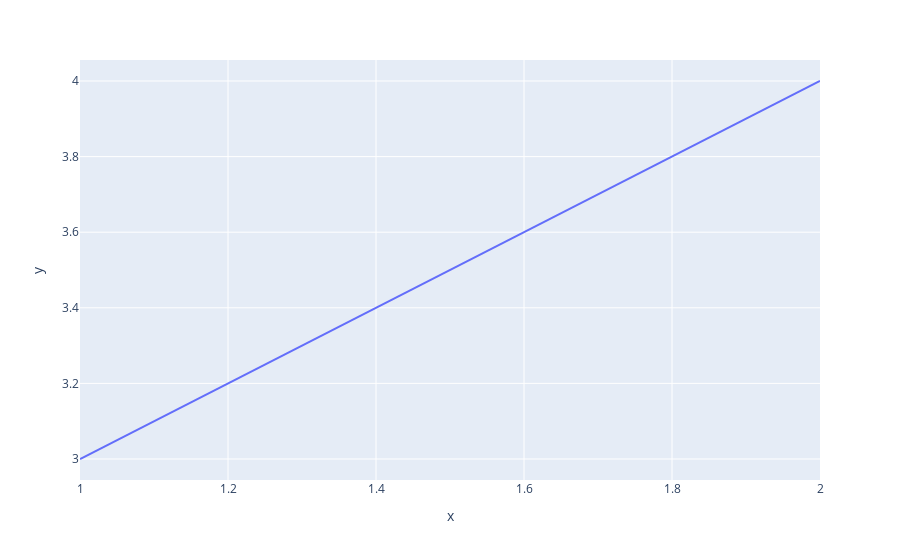

Source (notebook cell):
### Code cell
fig = px.line(x=[1,2], y=[3,4])

fig

### Figure 1 — Plotly figure (JSON) as saved in the notebook; plotly's stock layout.template omitted (floating-point values rounded to 4 significant figures)
{"data": [{"hovertemplate": "x=%{x}<br>y=%{y}<extra></extra>", "legendgroup": "", "line": {"color": "#636efa", "dash": "solid"}, "marker": {"symbol": "circle"}, "mode": "lines", "name": "", "orientation": "v", "showlegend": false, "type": "scatter", "x": [1, 2], "xaxis": "x", "y": [3, 4], "yaxis": "y"}], "layout": {"legend": {"tracegroupgap": 0}, "margin": {"t": 60}, "xaxis": {"anchor": "y", "domain": [0, 1], "title": {"text": "x"}}, "yaxis": {"anchor": "x", "domain": [0, 1], "title": {"text": "y"}}}}
